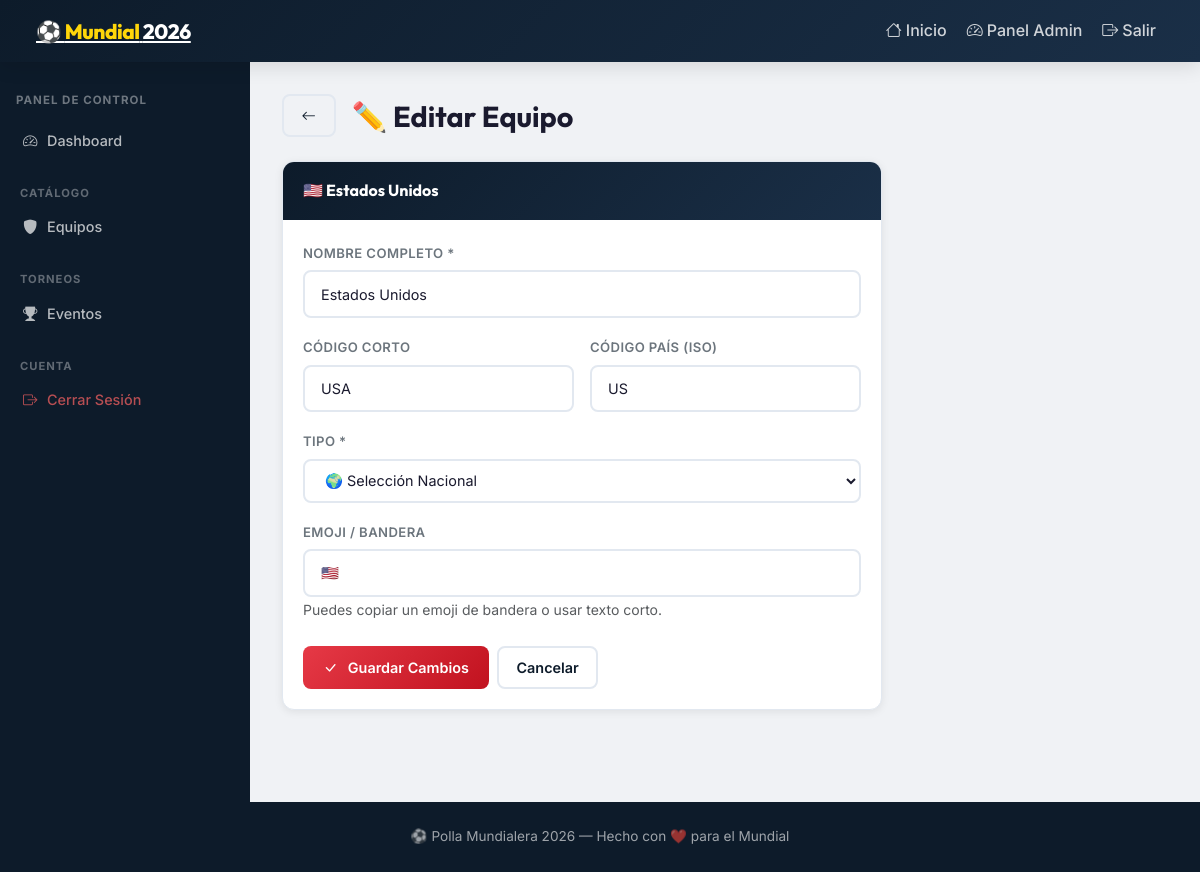
/admin/teams/1/edit (signed in), run on the app's committed database.
### app/models.py (models this page shows, shortened)
class Team(db.Model):
    __tablename__ = 'teams'
    id = db.Column(db.Integer, primary_key=True)
    name = db.Column(db.String(100), nullable=False)
    short_name = db.Column(db.String(10))          # COL, ARG, RMA ...
    team_type = db.Column(db.String(20), nullable=False)  # 'national' | 'club'
    flag_emoji = db.Column(db.String(10), default='🏴')
    country_code = db.Column(db.String(3))          # ISO-3166 alpha-2
    created_at = db.Column(db.DateTime, default=datetime.utcnow)
    group_teams = db.relationship('GroupTeam', backref='team', lazy='dynamic')
    home_matches = db.relationship('Match', foreign_keys='Match.home_team_id',
                                   backref='home_team', lazy='dynamic')
    away_matches = db.relationship('Match', foreign_keys='Match.away_team_id',
                                   backref='away_team', lazy='dynamic')

### app/routes/admin.py (the view, shortened to what this page needs)
@admin_bp.route('/teams/<int:team_id>/edit', methods=['GET', 'POST'])
@require_admin
def teams_edit(team_id):
    team = Team.query.get_or_404(team_id)
    return render_template('admin/team_form.html', team=team)

### app/routes/auth.py (called while the page is built)
def is_admin():
    return session.get('is_admin', False)

def require_admin(f):
    from functools import wraps
    @wraps(f)
    def decorated(*args, **kwargs):
        if not is_admin():
            flash('Debes iniciar sesión como administrador.', 'warning')
            return redirect(url_for('auth.login', next=request.url))
        return f(*args, **kwargs)
    return decorated

### app/templates/admin/team_form.html (shortened to what this page needs)
{% extends 'admin_base.html' %}
{% block admin_content %}
<div class="d-flex align-items-center gap-3 mb-4">
  <a href="{{ url_for('admin.teams') }}" class="btn-outline-custom">
    <i class="bi bi-arrow-left"></i>
  </a>
  <h1 style="font-size: 1.8rem; margin: 0;">
    {% if team %}✏️ Editar Equipo{% else %}➕ Nuevo Equipo{% endif %}
  </h1>
</div>
<div class="card-custom" style="max-width: 600px;">
  <div class="card-header-custom">
    {% if team %}{{ team.flag_emoji }} {{ team.name }}{% else %}Datos del Equipo{% endif %}
  </div>
  <div class="card-body-custom">
    <form method="POST">
      <div class="mb-3">
        <label class="form-label-custom">Nombre completo *</label>
        <input type="text" name="name" class="form-control-custom"
               value="{{ team.name if team else '' }}" required placeholder="Colombia, Real Madrid...">
      </div>
      <div class="row g-3 mb-3">
        <div class="col-6">
          <label class="form-label-custom">Código corto</label>
          <input type="text" name="short_name" class="form-control-custom" maxlength="5"
                 value="{{ team.short_name if team else '' }}" placeholder="COL">
        </div>
        <div class="col-6">
          <label class="form-label-custom">Código país (ISO)</label>
          <input type="text" name="country_code" class="form-control-custom" maxlength="3"
                 value="{{ team.country_code if team else '' }}" placeholder="CO">
        </div>
      </div>
      <div class="mb-3">
        <label class="form-label-custom">Tipo *</label>
        <select name="team_type" class="form-control-custom" required>
          <option value="national" {% if team and team.team_type == 'national' %}selected{% endif %}>🌍 Selección Nacional</option>
        </select>
      </div>
      <div class="mb-4">
        <label class="form-label-custom">Emoji / Bandera</label>
        <input type="text" name="flag_emoji" class="form-control-custom"
               value="{{ team.flag_emoji if team else '🏴' }}" placeholder="🇨🇴">
        <small class="text-muted">Puedes copiar un emoji de bandera o usar texto corto.</small>
      </div>
      <div class="d-flex gap-2">
        <button type="submit" class="btn-primary-custom">
          <i class="bi bi-check-lg me-1"></i>
          {% if team %}Guardar Cambios{% else %}Crear Equipo{% endif %}
        </button>
        <a href="{{ url_for('admin.teams') }}" class="btn-outline-custom">Cancelar</a>
      </div>
    </form>
  </div>
</div>
{% endblock %}

### app/static/css/custom.css (style rules this page uses)
:root { --primary: #0d1b2a; --primary-soft: #1a2f47; --accent: #e63946; --accent-hover: #c1121f; --gold: #ffd60a; --silver: #b0b7c3; --bronze: #cd7f32; --green-field: #2d6a4f; --green-soft: #40916c; --bg: #f0f2f5; --card-bg: #ffffff; --text: #1a1a2e; --text-muted: #6c757d; --border: #e2e8f0; --shadow-sm: 0 2px 8px rgba(0,0,0,.08); --shadow-md: 0 4px 20px rgba(0,0,0,.12); --shadow-lg: 0 8px 40px rgba(0,0,0,.18); --radius: 12px; --radius-sm: 8px; --transition: all .25s cubic-bezier(.4,0,.2,1); }
*, *::before, *::after { box-sizing: border-box; }
body { font-family: 'Inter', sans-serif; background: var(--bg); color: var(--text); min-height: 100vh; line-height: 1.6; }
h1, h2, h3, h4, h5 { font-family: 'Outfit', sans-serif; font-weight: 700; }
.card-custom { background: var(--card-bg); border-radius: var(--radius); box-shadow: var(--shadow-sm); border: 1px solid var(--border); transition: var(--transition); overflow: hidden; }
.card-custom .card-header-custom { background: linear-gradient(135deg, var(--primary) 0%, var(--primary-soft) 100%); color: #fff; padding: 1rem 1.25rem; font-family: 'Outfit', sans-serif; font-weight: 700; font-size: 1rem; }
.card-body-custom { padding: 1.25rem; }
.btn-primary-custom { background: linear-gradient(135deg, var(--accent), var(--accent-hover)); color: #fff; border: none; padding: .55rem 1.25rem; border-radius: var(--radius-sm); font-weight: 600; font-size: .9rem; cursor: pointer; transition: var(--transition); text-decoration: none; display: inline-flex; align-items: center; gap: .4rem; }
.btn-outline-custom { background: transparent; color: var(--primary); border: 2px solid var(--border); padding: .5rem 1.1rem; border-radius: var(--radius-sm); font-weight: 600; font-size: .9rem; cursor: pointer; transition: var(--transition); text-decoration: none; display: inline-flex; align-items: center; gap: .4rem; }
.form-control-custom { border: 2px solid var(--border); border-radius: var(--radius-sm); padding: .65rem 1rem; font-size: .9rem; transition: var(--transition); outline: none; width: 100%; background: #fff; color: var(--text); }
.form-label-custom { font-size: .82rem; font-weight: 600; color: var(--text-muted); margin-bottom: .4rem; text-transform: uppercase; letter-spacing: .4px; }

### data on the page
Team: flag_emoji "🇺🇸", name "Estados Unidos", short_name "USA", country_code "US", team_type "🌍 Selección Nacional"
